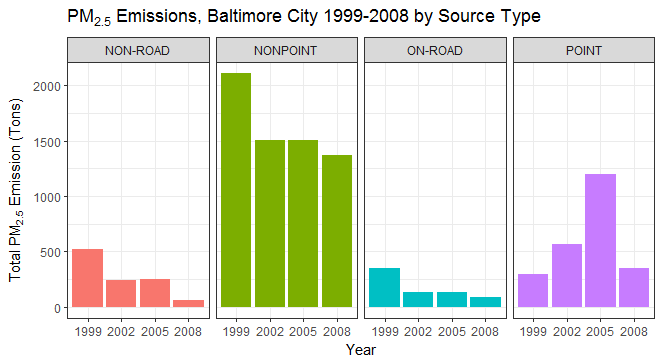

This figure's R source:
library(ggplot2)

ggp <- ggplot(baltimoreNEI,aes(factor(year),Emissions,fill=type)) +
  geom_bar(stat="identity") +
  theme_bw() + guides(fill=FALSE)+
  facet_grid(.~type,scales = "free",space="free") + 
  labs(x="Year", y=expression("Total PM"[2.5]*" Emission (Tons)")) + 
  labs(title=expression("PM"[2.5]*" Emissions, Baltimore City 1999-2008 by Source Type"))

print(ggp)
